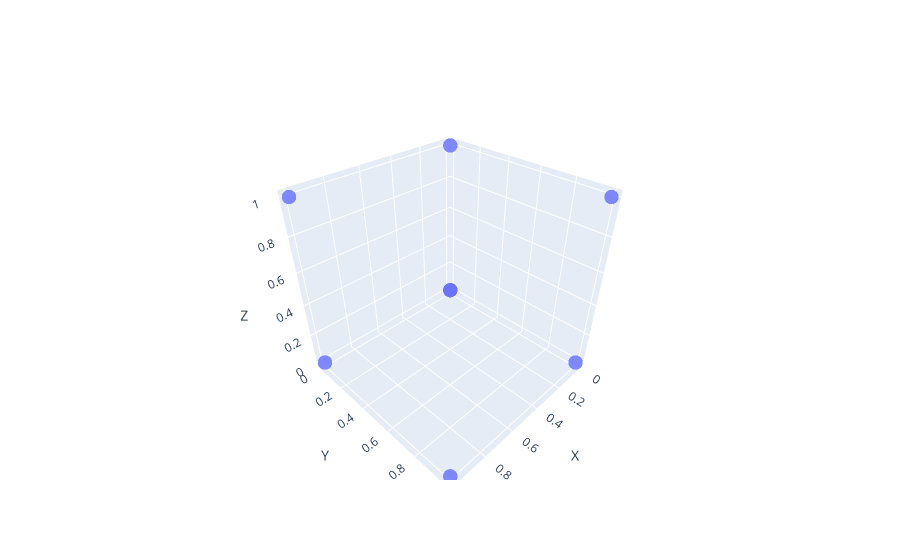
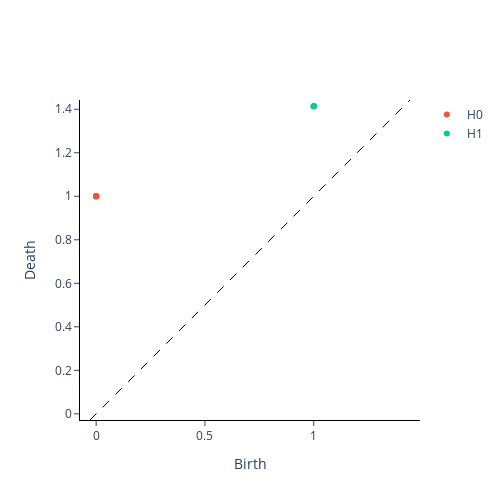

Notebook code cell kept with these figures, in order:
### Code cell
simple_cubic = st.Structure(2,2,2, 1.0, 1.0, 1.0, 90, 90, 90, False, False, False)
st.plotting_struct(simple_cubic)

coords, diagrams_basic = persistence_diagrams(simple_cubic)

figure = plot_diagram(diagrams_basic[0])
figure.show()

### Figure 1 — Plotly figure (JSON) as saved in the notebook; plotly's stock layout.template omitted (floating-point values rounded to 4 significant figures)
{"data": [{"marker": {"opacity": 0.8, "size": 5}, "mode": "markers", "type": "scatter3d", "x": [0, 0, 0, 0, 1, 1, 1, 1], "y": [0, 0, 1, 1, 0, 0, 1, 1], "z": [0, 1, 0, 1, 0, 1, 0, 1]}], "layout": {"scene": {"xaxis": {"title": {"text": "X"}}, "yaxis": {"title": {"text": "Y"}}, "zaxis": {"title": {"text": "Z"}}}}}

### Figure 2 — Plotly figure (JSON) as saved in the notebook; plotly's stock layout.template omitted (floating-point values rounded to 4 significant figures)
{"data": [{"hoverinfo": "none", "line": {"color": "black", "dash": "dash", "width": 1}, "mode": "lines", "showlegend": false, "type": "scatter", "x": [-0.02828, 1.442], "y": [-0.02828, 1.442]}, {"hoverinfo": "text", "hovertext": ["(0.0, 1.0), multiplicity: 7", "(0.0, 1.0), multiplicity: 7", "(0.0, 1.0), multiplicity: 7", "(0.0, 1.0), multiplicity: 7", "(0.0, 1.0), multiplicity: 7", "(0.0, 1.0), multiplicity: 7", "(0.0, 1.0), multiplicity: 7"], "mode": "markers+text", "name": "H0", "textposition": "top center", "type": "scatter", "x": [0, 0, 0, 0, 0, 0, 0], "y": [1, 1, 1, 1, 1, 1, 1]}, {"hoverinfo": "text", "hovertext": ["(1.0, 1.4142135381698608), multiplicity: 5", "(1.0, 1.4142135381698608), multiplicity: 5", "(1.0, 1.4142135381698608), multiplicity: 5", "(1.0, 1.4142135381698608), multiplicity: 5", "(1.0, 1.4142135381698608), multiplicity: 5"], "mode": "markers+text", "name": "H1", "textposition": "top center", "type": "scatter", "x": [1, 1, 1, 1, 1], "y": [1.414, 1.414, 1.414, 1.414, 1.414]}, {"hoverinfo": "text", "hovertext": [], "mode": "markers+text", "name": "H2", "textposition": "top center", "type": "scatter", "x": [], "y": []}], "layout": {"height": 500, "plot_bgcolor": "white", "width": 500, "xaxis": {"autorange": false, "exponentformat": "e", "linecolor": "black", "linewidth": 1, "mirror": false, "range": [-0.02828, 1.442], "showexponent": "all", "showline": true, "side": "bottom", "ticks": "outside", "title": {"text": "Birth"}, "type": "linear", "zeroline": true}, "yaxis": {"autorange": false, "exponentformat": "e", "linecolor": "black", "linewidth": 1, "mirror": false, "range": [-0.02828, 1.442], "scaleanchor": "x", "scaleratio": 1, "showexponent": "all", "showline": true, "side": "left", "ticks": "outside", "title": {"text": "Death"}, "type": "linear", "zeroline": true}}}
